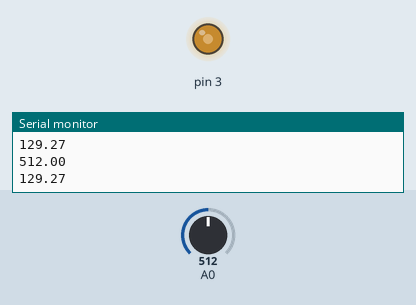
This sketch was run on a simulated Arduino Uno, built with avr-gcc and run on an emulated ATmega328P. Parts: output pins drawn as LEDs (lit = HIGH), the last lines printed to the serial monitor. The test bench sets the inputs (shaded band); at power-on: A0 = 512.

Above: at 1.2 s.
1.3 s: A0 set to 306
At 2.5 s:
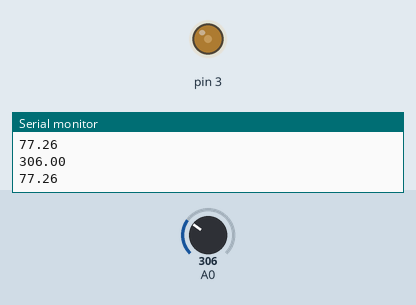
2.8 s: A0 set to 245
At 4.0 s:
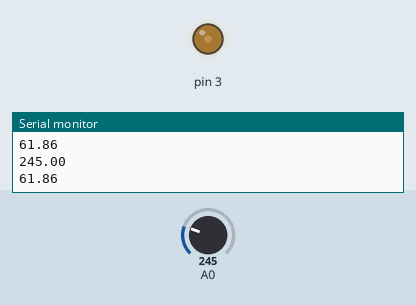
4.3 s: A0 set to 0
At 5.2 s:
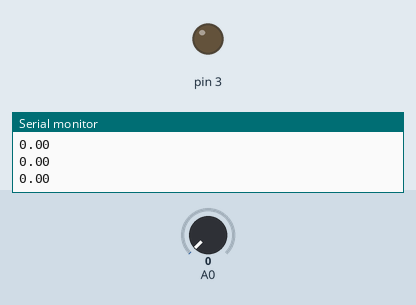
5.8 s: A0 set to 900
At 6.6 s:
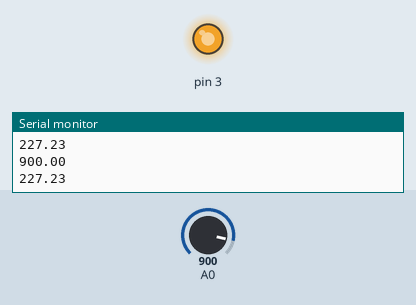
7.3 s: A0 set to 511
At 7.7 s:
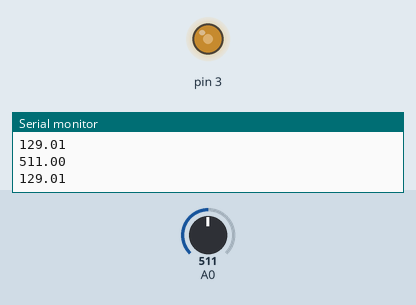
Timing chart, 0 to 9.8 s (numbered marks = the images above; inputs shaded):
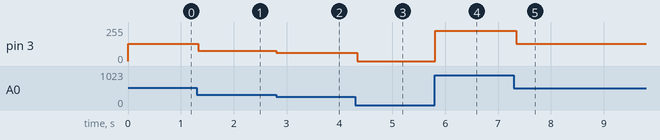

Measured:
- after the input at 1.3 s, pin 3: 129/255 → 77/255 at once
- after the input at 2.8 s, pin 3: 77/255 → 61/255 at once
- after the input at 4.3 s, pin 3: 61/255 → 0/255 at once
- after the input at 5.8 s, pin 3: 0/255 → 227/255 at once
- after the input at 7.3 s, pin 3: 227/255 → 129/255 after 0.05 s

The sketch:

problem2.ino
```cpp
void setup() {
  Serial.begin(9600);

}

void loop() {
  float resistance = analogRead(A0);
  float brightness = 255*(resistance/1010);

 Serial.println(resistance);
 Serial.println(brightness);

 if(brightness > 255) brightness = 255;

  analogWrite(3, brightness);

  delay(50);
}
```
